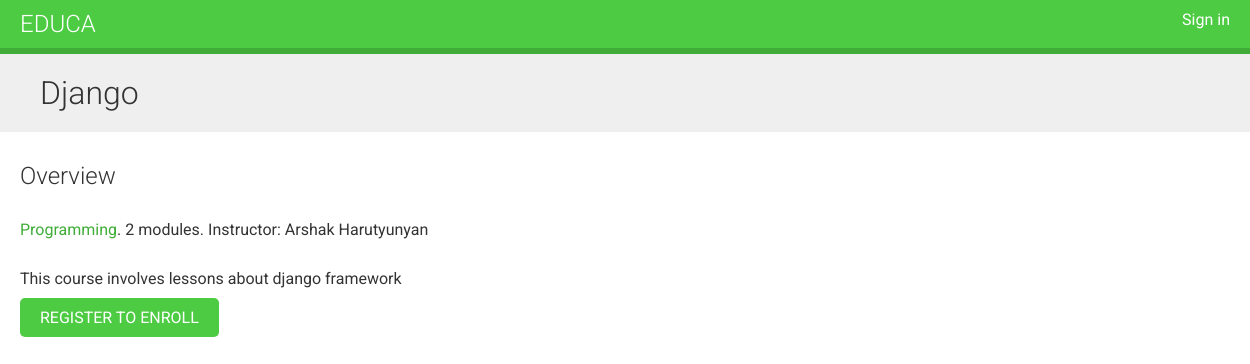
Page /course/django/ on the committed database.
### courses/models.py (models this page shows, shortened)
class Course(models.Model):
    owner = models.ForeignKey(User,
                              related_name='courses_created',
                              on_delete = models.CASCADE)
    subject = models.ForeignKey(Subject,
                                related_name='courses',
                                on_delete=models.CASCADE)
    title = models.CharField(max_length=200)
    slug = models.SlugField(max_length=200, unique=True)
    overview = models.TextField()
    created = models.DateTimeField(auto_now_add=True)
    class Meta:
        ordering = ['-created']
    students = models.ManyToManyField(User,
                                      related_name='courses_joined',
                                      blank=True)

class Subject(models.Model):
    title = models.CharField(max_length=200)
    slug = models.SlugField(max_length=200, unique=True)
    class Meta:
        ordering = ['title']

### courses/views.py (the view)
class CourseDetailView(DetailView):
    model = Course
    template_name = 'courses/course/detail.html'
    def get_context_data(self, **kwargs):
        context = super().get_context_data(**kwargs)
        context['enroll_form'] = CourseEnrollForm(initial={'course': self.object})
        return context

### courses/templates/courses/course/detail.html (shortened to what this page needs)
{% extends "base.html" %}
{% block content %}
    {% with subject=object.subject %}
        <h1>
            {{ object.title }}
        </h1>
        <div class="module">
            <h2>Overview</h2>
            <p>
                <a href="{% url 'course_list_subject' subject.slug %}">
                {{ subject.title }}</a>.
                {{ object.modules.count }} modules.
                Instructor: {{ object.owner.get_full_name }}
            </p>
            {{ object.overview|linebreaks }}
            {% if request.user.is_authenticated %}
                <form action="{% url 'student_enroll_course' %}" method="post">
                    {{ enroll_form }}
                    {% csrf_token %}
                    <input type="submit" value="Enroll now">
                </form>
            {% else %}
                <a href="{% url 'student_registration' %}" class="button">
                    Register to enroll
                </a>
            {% endif %}
        </div>
    {% endwith %}
{% endblock %}

### courses/static/css/base.css (style rules this page uses)
body { margin:0; font-family:'Roboto', sans-serif; font-weight:400; color:#333; }
a { color:#3fad37; text-decoration:none; }
h1, h2, h3, h4, h5, h6 { font-family:'Roboto', sans-serif; font-weight:300; }
h1 { background:#efefef; width:100%; overflow:auto; padding:20px 0 20px 40px; margin:0; }
.module { padding:10px 20px; float:left; width:600px; }
.module p { margin:10px 0 20px; width:100%; float:left; }
input[type=submit], a.button { border-radius:5px; background:#4dcc43; color:#fff; font-size:16px; text-transform:uppercase; border:none; padding:10px 20px; margin:20px 0; }

### rows in the picture
Course: title "Django", modules.count "2", owner.get_full_name "Arshak Harutyunyan", overview "This course involves lessons about django framework"
Subject: title "Programming"
